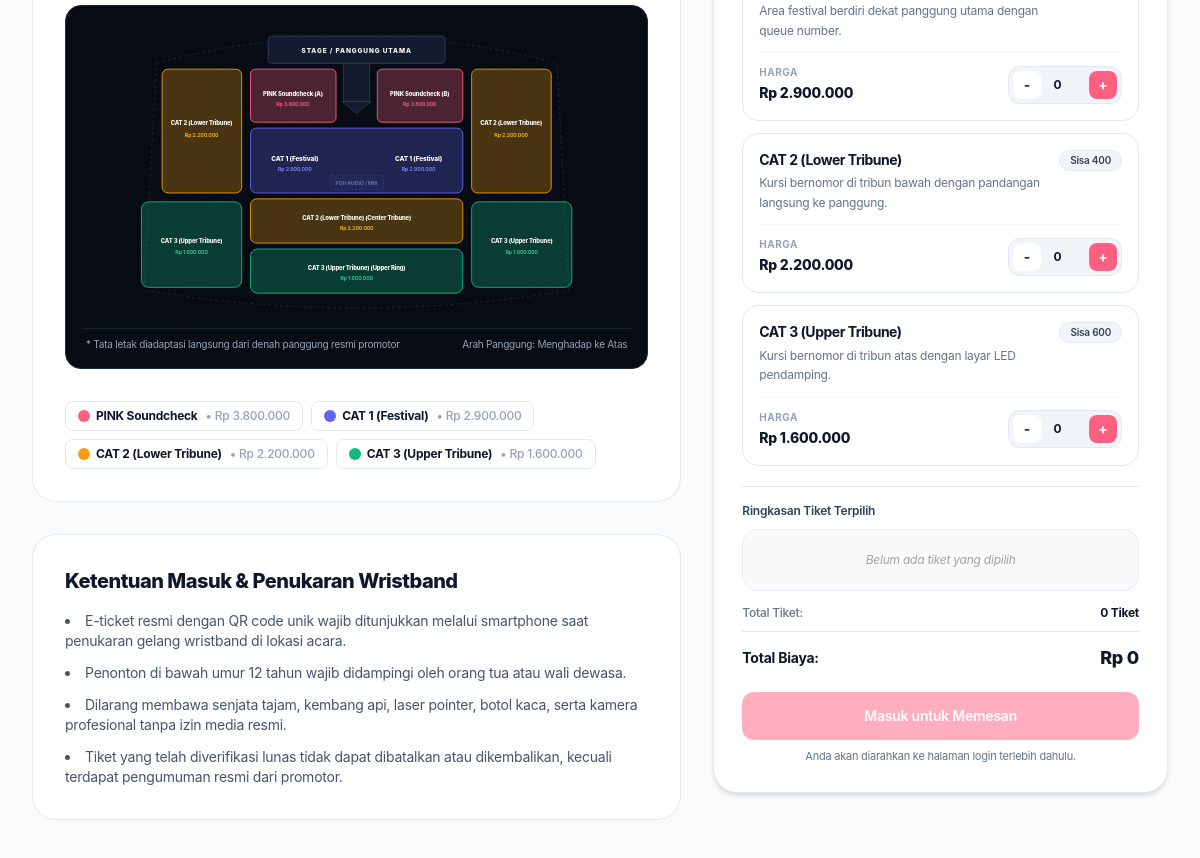
Page /detail_event.php?id=10 (middle part) on the earlier database version.
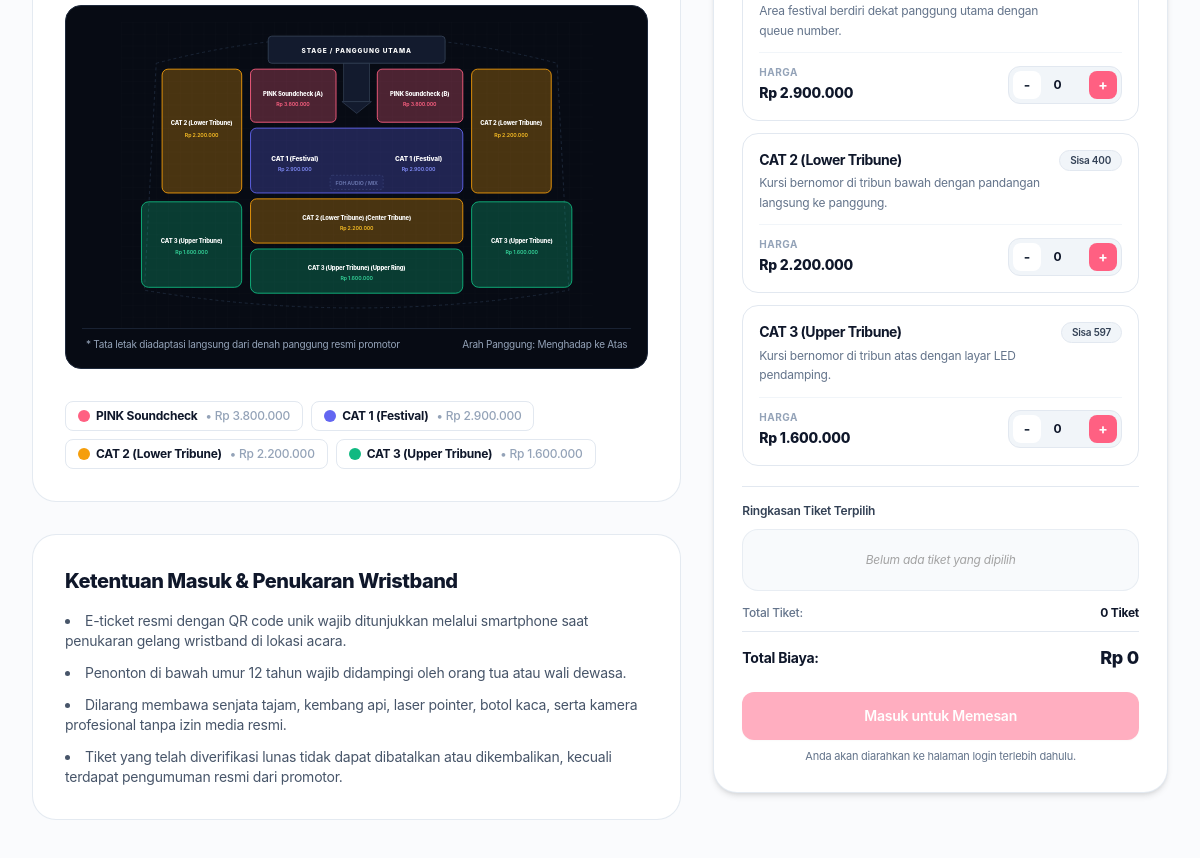
Same page on the later database version.
### tables this page shows
CREATE TABLE `tiket` (
  `id_tiket` int(11) NOT NULL AUTO_INCREMENT,
  `id_event` int(11) NOT NULL,
  `kategori` varchar(50) NOT NULL,
  `deskripsi` text DEFAULT NULL,
  `kuota_tersedia` int(11) NOT NULL DEFAULT 0,
  `harga` decimal(12,2) NOT NULL,
  PRIMARY KEY (`id_tiket`),
  KEY `fk_tiket_event` (`id_event`),
  CONSTRAINT `fk_tiket_event` FOREIGN KEY (`id_event`) REFERENCES `event` (`id_event`) ON DELETE CASCADE
);

### config/app.php (called while the page is built, shortened)
<?php
function url(string $path = ''): string
{
    $cleanPath = ltrim($path, '/');
    return BASE_URL . ($cleanPath !== '' ? '/' . $cleanPath : '');
}
function asset(string $path = ''): string
{
    $cleanPath = ltrim($path, '/');
    $fileSystemPath = __DIR__ . '/../assets/' . $cleanPath;
    $version = file_exists($fileSystemPath) ? '?v=' . filemtime($fileSystemPath) : '';
    return url('assets/' . $cleanPath) . $version;
}
function formatRupiah(float|int|string $angka): string
{
    $numeric = (float)$angka;
    return 'Rp ' . number_format($numeric, 0, ',', '.');
}

### detail_event.php (the view, shortened to what the changed rows need)
<?php
require_once __DIR__ . '/config/app.php';
$idEvent = filter_input(INPUT_GET, 'id', FILTER_VALIDATE_INT);
try {
    $stmtEvent = $pdo->prepare("SELECT
                                    e.*,
                                    k.daftar_lagu,
                                    k.genre_musik
                                FROM event e
                                INNER JOIN konser k ON e.id_event = k.id_event
                                WHERE e.id_event = :id
                                LIMIT 1");
    $stmtEvent->execute([':id' => $idEvent]);
    $event = $stmtEvent->fetch(PDO::FETCH_ASSOC);
    $stmtTickets = $pdo->prepare("SELECT * FROM tiket WHERE id_event = :id ORDER BY harga DESC");
    $stmtTickets->execute([':id' => $idEvent]);
    $tickets = $stmtTickets->fetchAll(PDO::FETCH_ASSOC);
} catch (PDOException $e) {
    error_log("[Detail Event Query Error] " . $e->getMessage());
    setFlash('error', 'Terjadi kesalahan sistem saat memuat data konser.');
    redirect('index.php');
}
$isStadium = (bool)preg_match('/(stadium|stadion|jis|sugbk)/i', $event['venue']);
$zonePalette = [
    ['hex' => '#FF6082', 'bg' => 'rgba(255, 96, 130, 0.28)', 'border' => '#FF6082', 'text' => '#FF6082'],
    ['hex' => '#6366F1', 'bg' => 'rgba(99, 102, 241, 0.28)', 'border' => '#6366F1', 'text' => '#818CF8'],
    ['hex' => '#F59E0B', 'bg' => 'rgba(245, 158, 11, 0.28)', 'border' => '#F59E0B', 'text' => '#FBBF24'],
    ['hex' => '#10B981', 'bg' => 'rgba(16, 185, 129, 0.28)', 'border' => '#10B981', 'text' => '#34D399'],
    ['hex' => '#06B6D4', 'bg' => 'rgba(6, 182, 212, 0.28)',  'border' => '#06B6D4', 'text' => '#22D3EE'],
];
?>
<!DOCTYPE html>
<html lang="id" class="scroll-smooth">
<head>
    <script src="https://cdn.tailwindcss.com"></script>
    <link rel="stylesheet" href="https://cdn.jsdelivr.net/npm/lenis@1.1.18/dist/lenis.css">
    <link rel="stylesheet" href="<?= asset('css/style.css') ?>">
</head>
<body class="bg-[#FAFBFD] text-slate-900 antialiased flex flex-col min-h-screen font-sf">
    <main class="flex-grow max-w-7xl w-full mx-auto px-4 sm:px-6 lg:px-8 py-10 space-y-10">
        <div class="grid grid-cols-1 lg:grid-cols-12 gap-8 items-start">
            <div class="lg:col-span-7 xl:col-span-8 space-y-8">
                <article id="seating-map-card" class="bg-white rounded-3xl p-6 sm:p-8 border border-slate-200/90 shadow-2xs space-y-6">
                    <div id="seating-canvas-container" class="relative w-full aspect-[16/11] sm:aspect-[16/10] bg-[#070B14] rounded-2xl overflow-hidden border border-slate-800 p-2 sm:p-4 select-none flex flex-col justify-between">
                        <svg id="seating-svg" viewBox="0 0 800 520" class="w-full h-full" preserveAspectRatio="xMidYMid meet">
                            <?php if ($isStadium): ?>
                                <?php
                                    $t3 = $tickets[3] ?? null;
                                ?>
                                <?php if ($t3):
                                    $c3 = $zonePalette[3];
                                ?>
                                    <g class="seating-zone-group cursor-pointer transition-transform duration-150"
                                       data-ticket-id="<?= (int)$t3['id_tiket'] ?>"
                                       data-name="<?= htmlspecialchars($t3['kategori'], ENT_QUOTES, 'UTF-8') ?>"
                                       data-price="<?= formatRupiah($t3['harga']) ?>"
                                       data-quota="<?= (int)$t3['kuota_tersedia'] ?>">
                                        <text x="120" y="375" text-anchor="middle" fill="#FFFFFF" font-size="10" font-weight="800"><?= htmlspecialchars($t3['kategori'], ENT_QUOTES, 'UTF-8') ?></text>
                                        <text x="120" y="393" text-anchor="middle" fill="<?= $c3['text'] ?>" font-size="9" font-weight="600"><?= formatRupiah($t3['harga']) ?></text>
                                        <text x="680" y="375" text-anchor="middle" fill="#FFFFFF" font-size="10" font-weight="800"><?= htmlspecialchars($t3['kategori'], ENT_QUOTES, 'UTF-8') ?></text>
                                        <text x="680" y="393" text-anchor="middle" fill="<?= $c3['text'] ?>" font-size="9" font-weight="600"><?= formatRupiah($t3['harga']) ?></text>
                                        <text x="400" y="420" text-anchor="middle" fill="#FFFFFF" font-size="10" font-weight="800"><?= htmlspecialchars($t3['kategori'], ENT_QUOTES, 'UTF-8') ?> (Upper Ring)</text>
                                        <text x="400" y="438" text-anchor="middle" fill="<?= $c3['text'] ?>" font-size="9" font-weight="600"><?= formatRupiah($t3['harga']) ?></text>
                                    </g>
                                <?php endif; ?>
                            <?php endif; ?>
                        </svg>
                    </div>
                    <div class="flex flex-wrap items-center gap-2 pt-2 text-xs">
                        <?php foreach ($tickets as $idx => $tk):
                            $clr = $zonePalette[$idx % count($zonePalette)];
                        ?>
                            <div class="seating-legend-item flex items-center gap-1.5 px-3 py-1.5 rounded-lg border border-slate-200 bg-white hover:bg-slate-50 transition-colors cursor-pointer select-none"
                                 data-ticket-id="<?= (int)$tk['id_tiket'] ?>">
                                <span class="w-3 h-3 rounded-full shrink-0" style="background-color: <?= $clr['hex'] ?>"></span>
                                <span class="font-bold text-slate-900"><?= htmlspecialchars($tk['kategori'], ENT_QUOTES, 'UTF-8') ?></span>
                                <span class="text-slate-400 font-medium ml-0.5">• <?= formatRupiah($tk['harga']) ?></span>
                            </div>
                        <?php endforeach; ?>
                    </div>
                </article>
                <article class="bg-white rounded-3xl p-8 border border-slate-200/90 shadow-2xs space-y-4">
                    <h2 class="text-xl font-extrabold text-slate-900 tracking-tight">
                        Ketentuan Masuk & Penukaran Wristband
                    </h2>
                </article>
            </div>
            <div class="lg:col-span-5 xl:col-span-4 sticky top-24">
                <form id="booking-form"
                      action="<?= url('actions/order_create.php') ?>"
                      method="POST"
                      data-event-id="<?= $idEvent ?>"
                      class="space-y-4">
                    <div class="bg-white rounded-3xl p-6 sm:p-7 border border-slate-200/90 shadow-md space-y-5">
                        <div class="space-y-3">
                            <?php foreach ($tickets as $t):
                                $tId = (int)$t['id_tiket'];
                                $quota = (int)$t['kuota_tersedia'];
                                $isSoldOut = ($quota <= 0);
                            ?>
                                <div class="ticket-card p-4 rounded-2xl border border-slate-200 hover:border-slate-300 transition-colors bg-white <?= $isSoldOut ? 'opacity-50 bg-slate-50' : '' ?>"
                                     data-ticket-id="<?= $tId ?>"
                                     data-category="<?= htmlspecialchars($t['kategori'], ENT_QUOTES, 'UTF-8') ?>"
                                     data-price="<?= (float)$t['harga'] ?>"
                                     data-quota="<?= $quota ?>">
                                    <div class="flex items-start justify-between gap-3">
                                        <div>
                                            <h4 class="text-sm font-bold text-slate-900 leading-snug">
                                                <?= htmlspecialchars($t['kategori'], ENT_QUOTES, 'UTF-8') ?>
                                            </h4>
                                            <?php if (!empty($t['deskripsi'])): ?>
                                                <p class="text-xs text-slate-500 mt-1 leading-relaxed font-normal">
                                                    <?= htmlspecialchars($t['deskripsi'], ENT_QUOTES, 'UTF-8') ?>
                                                </p>
                                            <?php endif; ?>
                                        </div>
                                        <?php if ($isSoldOut): ?>
                                            <span class="inline-block px-2.5 py-0.5 rounded-full text-[10px] font-semibold bg-rose-50 text-rose-700 border border-rose-200 shrink-0">
                                                Habis
                                            </span>
                                        <?php elseif ($quota <= 50): ?>
                                            <span class="inline-block px-2.5 py-0.5 rounded-full text-[10px] font-semibold bg-amber-50 text-amber-800 border border-amber-200 shrink-0">
                                                Sisa <?= $quota ?>
                                            </span>
                                        <?php else: ?>
                                            <span class="inline-block px-2.5 py-0.5 rounded-full text-[10px] font-semibold bg-slate-100 text-slate-700 border border-slate-200 shrink-0">
                                                Sisa <?= $quota ?>
                                            </span>
                                        <?php endif; ?>
                                    </div>
                                    <div class="mt-3 pt-3 border-t border-slate-100 flex items-center justify-between gap-2">
                                        <div>
                                            <span class="text-[10px] uppercase font-bold tracking-wider text-slate-400 block">Harga</span>
                                            <span class="text-sm font-extrabold text-slate-900">
                                                <?= formatRupiah($t['harga']) ?>
                                            </span>
                                        </div>
                                        <div class="flex items-center gap-1.5 bg-slate-100 p-1 rounded-xl border border-slate-200">
                                            <button type="button"
                                                    class="btn-stepper w-7 h-7 rounded-lg bg-white hover:bg-slate-200 text-slate-800 flex items-center justify-center font-bold text-sm transition-colors focus:outline-none shadow-2xs"
                                                    data-action="minus"
                                                    data-target="ticket-qty-<?= $tId ?>"
                                                    <?= $isSoldOut ? 'disabled' : '' ?>>
                                                -
                                            </button>
                                            <input type="number"
                                                   id="ticket-qty-<?= $tId ?>"
                                                   name="tickets[<?= $tId ?>]"
                                                   value="0"
                                                   min="0"
                                                   max="<?= $quota ?>"
                                                   class="ticket-qty-input w-9 text-center bg-transparent border-0 font-bold text-xs text-slate-900 focus:outline-none"
                                                   <?= $isSoldOut ? 'disabled' : '' ?>>
                                            <button type="button"
                                                    class="btn-stepper w-7 h-7 rounded-lg bg-[#FF6082] hover:bg-[#E0486D] text-white flex items-center justify-center font-bold text-sm transition-colors focus:outline-none shadow-2xs"
                                                    data-action="plus"
                                                    data-target="ticket-qty-<?= $tId ?>"
                                                    <?= $isSoldOut ? 'disabled' : '' ?>>
                                                +
                                            </button>
                                        </div>
                                    </div>
                                </div>
                            <?php endforeach; ?>
                        </div>
                    </div>
                </form>
            </div>
        </div>
    </main>
</body>
</html>

Differences in the rows shown:
changed tiket "CAT 3 (Upper Tribune)": kuota_tersedia "600" → "597"
